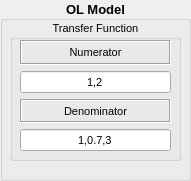
   <widget class="QGroupBox" name="ModelGroup">
    <property name="geometry">
     <rect>
      <x>800</x>
      <y>10</y>
      <width>191</width>
      <height>181</height>
     </rect>
    </property>
    <property name="font">
     <font>
      <pointsize>10</pointsize>
      <weight>75</weight>
      <bold>true</bold>
     </font>
    </property>
    <property name="title">
     <string>OL Model</string>
    </property>
    <property name="alignment">
     <set>Qt::AlignCenter</set>
    </property>
    <widget class="QGroupBox" name="TransferFunctionGroup">
     <property name="geometry">
      <rect>
       <x>10</x>
       <y>20</y>
       <width>171</width>
       <height>141</height>
      </rect>
     </property>
     <property name="font">
      <font>
       <pointsize>8</pointsize>
       <weight>50</weight>
       <bold>false</bold>
      </font>
     </property>
     <property name="title">
      <string>Transfer Function</string>
     </property>
     <property name="alignment">
      <set>Qt::AlignCenter</set>
     </property>
     <widget class="QWidget" name="gridLayoutWidget">
      <property name="geometry">
       <rect>
        <x>10</x>
        <y>20</y>
        <width>151</width>
        <height>111</height>
       </rect>
      </property>
      <layout class="QGridLayout" name="gridLayout">
       <item row="1" column="0">
        <widget class="QLineEdit" name="Numerator">
         <property name="font">
          <font>
           <weight>50</weight>
           <bold>false</bold>
          </font>
         </property>
         <property name="text">
          <string>1,2</string>
         </property>
         <property name="alignment">
          <set>Qt::AlignCenter</set>
         </property>
         <property name="clearButtonEnabled">
          <bool>false</bool>
         </property>
        </widget>
       </item>
       <item row="3" column="0">
        <widget class="QLineEdit" name="Denominator">
         <property name="font">
          <font>
           <weight>50</weight>
           <bold>false</bold>
          </font>
         </property>
         <property name="text">
          <string>1,0.7,3</string>
         </property>
         <property name="alignment">
          <set>Qt::AlignCenter</set>
         </property>
         <property name="clearButtonEnabled">
          <bool>false</bool>
         </property>
        </widget>
       </item>
       <item row="0" column="0">
        <widget class="QLabel" name="NumeratorLabel">
         <property name="font">
          <font>
           <weight>50</weight>
           <bold>false</bold>
          </font>
         </property>
         <property name="layoutDirection">
          <enum>Qt::LeftToRight</enum>
         </property>
         <property name="autoFillBackground">
          <bool>false</bool>
         </property>
         <property name="inputMethodHints">
          <set>Qt::ImhNone</set>
         </property>
         <property name="frameShape">
          <enum>QFrame::Box</enum>
         </property>
         <property name="frameShadow">
          <enum>QFrame::Sunken</enum>
         </property>
         <property name="text">
          <string>Numerator</string>
         </property>
         <property name="textFormat">
          <enum>Qt::AutoText</enum>
         </property>
         <property name="scaledContents">
          <bool>false</bool>
         </property>
         <property name="alignment">
          <set>Qt::AlignCenter</set>
         </property>
        </widget>
       </item>
       <item row="2" column="0">
        <widget class="QLabel" name="DenominatorLabel">
         <property name="font">
          <font>
           <weight>50</weight>
           <bold>false</bold>
          </font>
         </property>
         <property name="frameShape">
          <enum>QFrame::Box</enum>
         </property>
         <property name="frameShadow">
          <enum>QFrame::Sunken</enum>
         </property>
         <property name="text">
          <string>Denominator</string>
         </property>
         <property name="alignment">
          <set>Qt::AlignCenter</set>
         </property>
        </widget>
       </item>
      </layout>
     </widget>
    </widget>
   </widget>
